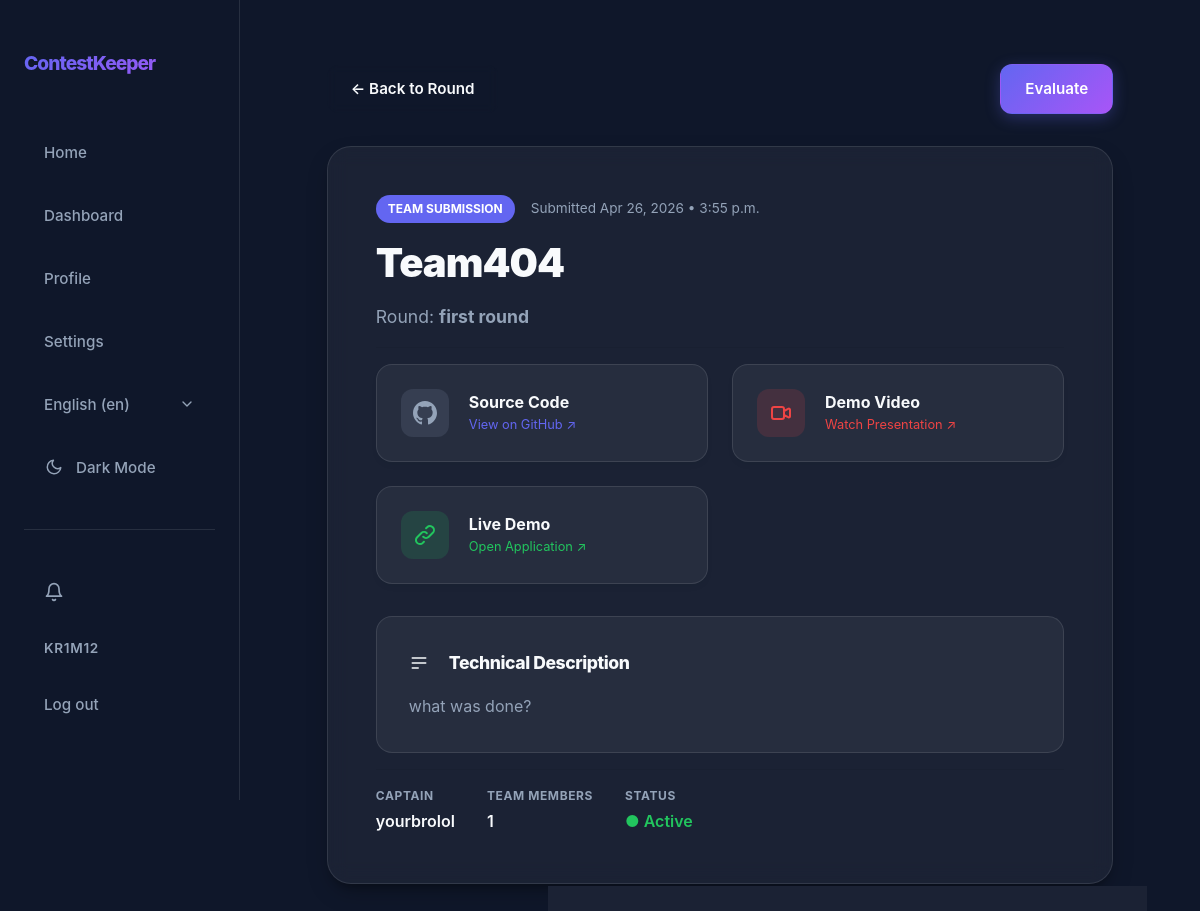
/en/contests/14/rounds/3/submissions/4/ (signed in), run on the app's committed database.
### app/models.py (models this page shows, shortened)
class User(AbstractUser):
    class Role(models.TextChoices):
        ORGANIZER = "ORGANIZER", _("Organizer")
        JURY = "JURY", _("Jury")
        PARTICIPANT = "PARTICIPANT", _("Participant")
    username = models.CharField(max_length=20, unique=True)
    bio = models.CharField(max_length=200, blank=True)
    role = models.CharField(choices=Role.choices, default=Role.PARTICIPANT)
    def is_organizer(self):
        return self.role == self.Role.ORGANIZER
    def is_jury(self):
        return self.role == self.Role.JURY

class Submission(models.Model):
    round = models.ForeignKey(Round, on_delete=models.CASCADE, related_name="submissions")
    team = models.ForeignKey(Team, on_delete=models.CASCADE, related_name="submissions")
    github_url = models.URLField(help_text="Link to GitHub repository")
    video_url = models.URLField(help_text="Link to video demo (YouTube, Drive, etc.)")
    live_demo_url = models.URLField(blank=True, help_text="Link to live demo (optional)")
    description = models.TextField(max_length=2000, blank=True, help_text="Short description: what was done, how to run")
    submitted_at = models.DateTimeField(auto_now_add=True)
    updated_at = models.DateTimeField(auto_now=True)
    class Meta:
        unique_together = ('round', 'team')  # one submission per team per round

class Team(models.Model):
    class Status(models.TextChoices):
        DRAFT = "DRAFT", _("Draft")
        ACTIVE = "ACTIVE", _("Active")
    name = models.CharField(max_length=100)
    description = models.TextField(max_length=200, blank=True)
    status = models.CharField(choices=Status.choices, default=Status.DRAFT)
    participants = models.ManyToManyField(User, related_name="participated_teams")
    captain = models.ForeignKey(User, on_delete=models.CASCADE, related_name="captained_teams", null=True, blank=True)
    blacklisted_members = models.ManyToManyField(User, related_name="blacklisted_from_teams", blank=True)
    organization = models.CharField(max_length=100, blank=True)
    telegram_link = models.URLField(blank=True)
    discord_link = models.URLField(blank=True)
    website_link = models.URLField(blank=True)

class Round(models.Model):
    class Status(models.TextChoices):
        DRAFT = "DRAFT", _("Draft")
        ACTIVE = "ACTIVE", _("Active")
        SUBMISSION_CLOSED = "SUBMISSION_CLOSED", _("Submission Closed")
        EVALUATED = "EVALUATED", _("Evaluated")
    contest = models.ForeignKey(Contest, on_delete=models.CASCADE, related_name="rounds")
    title = models.CharField(max_length=200)
    description = models.TextField()
    tech_requirements = models.TextField()
    must_have = models.JSONField(default=list, help_text="List of required checklist items")
    start_time = models.DateTimeField()
    deadline = models.DateTimeField()
    materials = models.JSONField(default=list, blank=True, help_text="List of {label, url}")
    status = models.CharField(max_length=20, choices=Status.choices, default=Status.DRAFT)
    order = models.PositiveIntegerField(default=0, help_text="Round number within contest")
    created_by = models.ForeignKey(User, on_delete=models.SET_NULL, null=True, related_name="created_rounds")
    created_at = models.DateTimeField(auto_now_add=True)
    class Meta:
        ordering = ["contest", "order", "created_at"]
        unique_together = ("contest", "order")

### app/views/views_submission.py (the view, shortened to what this page needs)
# urls.py: path("<int:pk>/rounds/<int:round_id>/submissions/<int:sub_pk>/", views.SubmissionDetailView.as_view(), name="submission_detail"),
class SubmissionDetailView(RedirectToRegisterMixin, DetailView):
    model = Submission
    template_name = "app/submissions/submission_detail.html"
    context_object_name = "submission"
    pk_url_kwarg = "sub_pk"
    def get_object(self, queryset=None):
        submission = super().get_object(queryset)
        user = self.request.user
        contest = submission.round.contest
        is_member = submission.team.participants.filter(pk=user.pk).exists()
        is_organizer = contest.organizer == user
        is_jury = contest.jurys.filter(pk=user.pk).exists()
        if not (is_member or is_organizer or is_jury or user.is_staff):
            raise Http404("You do not have access to this submission.")
        return submission
    def get_context_data(self, **kwargs):
        context = super().get_context_data(**kwargs)
        submission = self.object
        contest = submission.round.contest
        user = self.request.user
        context["contest"] = contest
        context["round"] = submission.round
        is_jury = contest.jurys.filter(pk=user.pk).exists()
        context["is_jury_member"] = is_jury
        if user.is_authenticated:
            first_score = JuryScore.objects.filter(
                contest=contest,
                team=submission.team,
                jury_member=user
            ).first()
            if first_score:
                context["existing_score"] = first_score.score
        return context

### app/templates/app/submissions/submission_detail.html (shortened to what this page needs)
{% extends 'app/core/base.html' %}
{% load static %}
{% load i18n %}
{% block extra_css %}
<link rel="stylesheet" href="{% static 'css/submissions/submission_detail.css' %}">
{% endblock %}
{% block content %}
<div class="container py-5">
    <div class="div-001">
        <div class="div-009">
            <a href="{% url 'round_detail' contest.pk round.pk %}" class="btn btn-secondary a-002">{% trans "← Back to Round" %}</a>
            {% if user.is_jury or user.is_organizer %}
                <a href="{% url 'jury_evaluate' contest.pk submission.team.id %}?round_id={{ round.pk }}" class="btn btn-primary a-001">{% trans "Evaluate" %}</a>
            {% endif %}
        </div>
        <div class="glass-card">
            <div class="div-007">
                <div class="div-010">
                    <span class="span-002">{% trans "Team Submission" %}</span>
                    <span class="span-003">{% blocktrans with date=submission.submitted_at|date:"M d, Y • P" %}Submitted {{ date }}{% endblocktrans %}</span>
                </div>
                <h1 class="h1-001">{{ submission.team.name }}</h1>
                <p class="p-001">{% trans "Round:" %} <strong>{{ round.title }}</strong></p>
            </div>
            <div class="div-003">
                <a href="{{ submission.github_url }}" target="_blank" class="link-card">
                    <div class="link-icon icon-git">
                    </div>
                    <div>
                        <div class="div-011">{% trans "Source Code" %}</div>
                        <div class="div-005">{% trans "View on GitHub ↗" %}</div>
                    </div>
                </a>
                <a href="{{ submission.video_url }}" target="_blank" class="link-card">
                    <div class="link-icon icon-video">
                        <svg width="24" height="24" fill="none" stroke="currentColor" viewBox="0 0 24 24"><path stroke-linecap="round" stroke-linejoin="round" stroke-width="2" d="M15 10l4.553-2.276A1 1 0 0121 8.618v6.764a1 1 0 01-1.447.894L15 14M5 18h8a2 2 0 002-2V8a2 2 0 00-2-2H5a2 2 0 00-2 2v8a2 2 0 002 2z"></path></svg>
                    </div>
                    <div>
                        <div class="div-011">{% trans "Demo Video" %}</div>
                        <div class="div-004">{% trans "Watch Presentation ↗" %}</div>
                    </div>
                </a>
                {% if submission.live_demo_url %}
                <a href="{{ submission.live_demo_url }}" target="_blank" class="link-card">
                    <div class="link-icon icon-demo">
                        <svg width="24" height="24" fill="none" stroke="currentColor" viewBox="0 0 24 24"><path stroke-linecap="round" stroke-linejoin="round" stroke-width="2" d="M13.828 10.172a4 4 0 00-5.656 0l-4 4a4 4 0 105.656 5.656l1.102-1.101m-.758-4.899a4 4 0 005.656 0l4-4a4 4 0 00-5.656-5.656l-1.1 1.1"></path></svg>
                    </div>
                    <div>
                        <div class="div-011">{% trans "Live Demo" %}</div>
                        <div class="div-002">{% trans "Open Application ↗" %}</div>
                    </div>
                </a>
                {% endif %}
            </div>
            <div class="description-box">
                <h3 class="h3-001">
                    <svg fill="none" stroke="currentColor" viewBox="0 0 24 24" class="svg-001"><path stroke-linecap="round" stroke-linejoin="round" stroke-width="2" d="M4 6h16M4 12h16M4 18h7"></path></svg>
                    {% trans "Technical Description" %}
                </h3>
                <div class="div-008">{{ submission.description }}</div>
            </div>
            <div class="div-006">
                <div class="meta-item">
                    <span class="meta-label">{% trans "Captain" %}</span>
                    <span class="meta-value">{{ submission.team.captain.get_full_name|default:submission.team.captain.username }}</span>
                </div>
                <div class="meta-item">
                    <span class="meta-label">{% trans "Team Members" %}</span>
                    <span class="meta-value">{{ submission.team.participants.count }}</span>
                </div>
                <div class="meta-item">
                    <span class="meta-label">{% trans "Status" %}</span>
                    <span class="meta-value span-001">{% trans "● Active" %}</span>
                </div>
            </div>
        </div>
    </div>
</div>
{% endblock %}

### app/templates/app/core/nav.html (shortened to what this page needs)
{% load static i18n %}
<nav id="nav">
    <div class="nav-container">
        <a href="{% url 'home' %}" class="nav-logo">ContestKeeper</a>
        <div class="nav-links">
            <button data-url="{% url 'home' %}" class="nav-link" id="homeBtn">{% trans "Home" %}</button>
            <button data-url="{% url 'dashboard' %}" class="nav-link" id="dashboardBtn">{% trans "Dashboard" %}</button>
            <button data-url="{% url 'profile' %}" class="nav-link" id="profileBtn">{% trans "Profile" %}</button>
            <button data-url="{% url 'settings' %}" class="nav-link" id="settingsBtn">{% trans "Settings" %}</button>
            <div class="nav-lang-switcher">
                <form action="{% url 'set_language' %}" method="post" class="form-001">
                    <select name="language" onchange="this.form.submit()" class="nav-lang-select" aria-label="{% trans 'Select language' %}">
                        {% get_current_language as LANGUAGE_CODE %}
                        {% get_available_languages as LANGUAGES %}
                        {% get_language_info_list for LANGUAGES as languages %}
                        {% for language in languages %}
                            <option value="{{ language.code }}"{% if language.code == LANGUAGE_CODE %} selected{% endif %}>
                                {{ language.name_local }} ({{ language.code }})
                            </option>
                        {% endfor %}
                    </select>
                </form>
            </div>
            <button id="themeToggle" class="nav-link" aria-label="{% trans 'Toggle theme' %}">
                <svg id="themeIcon" width="18" height="18" viewBox="0 0 24 24" fill="none" stroke="currentColor" stroke-width="2" stroke-linecap="round" stroke-linejoin="round" class="svg-001">
                    <path d="M21 12.79A9 9 0 1 1 11.21 3 7 7 0 0 0 21 12.79z"></path>
                </svg>
                <span id="themeText">{% if request.COOKIES.theme == 'light' %}{% trans "Light Mode" %}{% else %}{% trans "Dark Mode" %}{% endif %}</span>
            </button>
            <hr class="nav-auth-divider">
            {% if user.is_authenticated %}
            <button data-url="{% url 'notification_list' %}" class="nav-link notification-btn" id="notificationsBtn" aria-label="{% trans 'Notifications' %}">
                <svg width="20" height="20" viewBox="0 0 24 24" fill="none" stroke="currentColor" stroke-width="2" stroke-linecap="round" stroke-linejoin="round">
                    <path d="M18 8A6 6 0 0 0 6 8c0 7-3 9-3 9h18s-3-2-3-9"></path>
                    <path d="M13.73 21a2 2 0 0 1-3.46 0"></path>
                </svg>
            </button>
            <span class="nav-user">{{ user.username }}</span>
            <form method="post" action="{% url 'logout' %}" class="nav-logout-form">
                <button type="submit" class="nav-link">{% trans "Log out" %}</button>
            </form>
            {% else %}
            <a href="{% url 'register' %}" class="nav-link">{% trans "Register" %}</a>
            <a href="{% url 'login' %}" class="nav-link">{% trans "Log in" %}</a>
            {% endif %}
        </div>
    </div>
</nav>

### data on the page
User: username "KR1M12"
Submission: team.name "Team404", description "what was done?", team.captain.get_full_name "yourbrolol", team.participants.count "1"
Round: title "first round"

### other printed values
form field language "English (en)"
